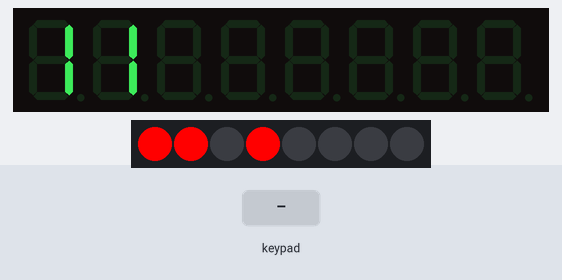
A sketch run on a simulated Arduino Uno, built with avr-gcc and run on an emulated ATmega328P. Shown: 8-digit seven-segment display, 8 RGB LEDs in strip order, left to right. Wiring (inferred from the names in the program): TM1638 display and keys: STB pin 8; clock pin 9; DIO pin 10. The inputs (shaded band) are chosen by the test bench.

Above: at 1.2 s.
1.3 s: key '1' pressed
At 1.7 s:
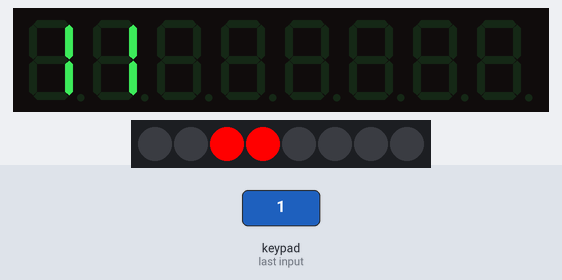
3.5 s: keypad keys 1 2 pressed 0.4 s apart
At 3.9 s:
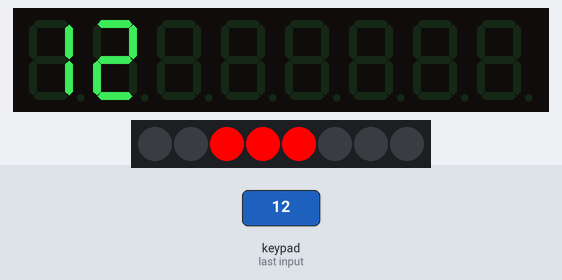
5.8 s: key '2' pressed
At 6.2 s:
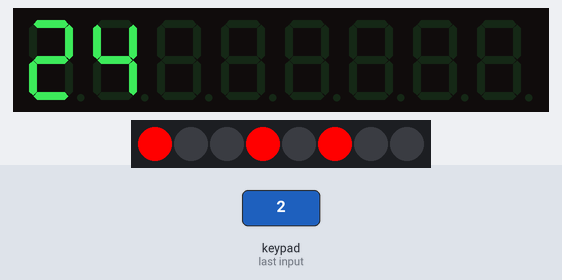
7.3 s: keypad keys 2 5 pressed 0.4 s apart
At 7.7 s:
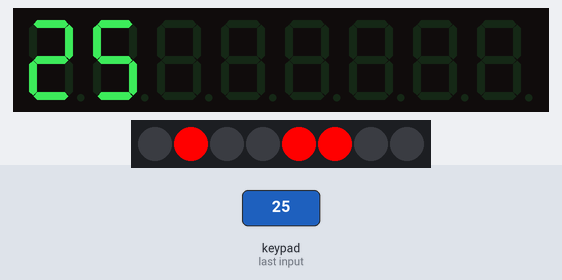
Timing chart, 0 to 31.2 s (numbered marks = the images above; inputs shaded):
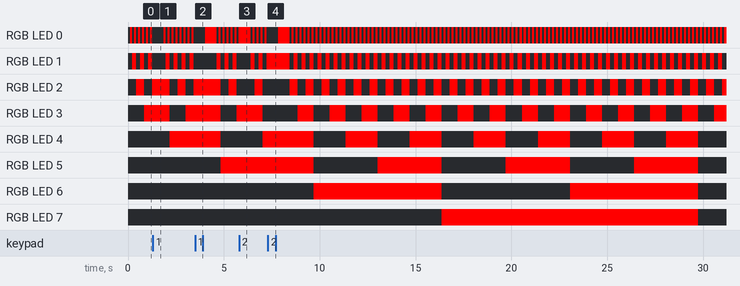

Measured:
- what the display in image 1 shows lasts 0.5 s, from 1.4 s to 1.9 s

The sketch:

sketch.ino
```cpp
const int strobe = 8;   // STB
const int clock  = 9;   // CLK
const int data   = 10;  // DIO

void setup() {
  pinMode(strobe, OUTPUT);
  pinMode(clock,  OUTPUT);
  pinMode(data,   OUTPUT);

  sendCommand(0x8f);  // Activate and set brightness (0x88–0x8f, higher = brighter)
  resetDisplay();
}

void loop() {
  // Simple counter on display + LEDs chasing
  for (int i = 0; i < 100000000; i++) {  // long loop for demo
    displayNumber(i);
    setLEDs(i % 256);           // chase LEDs with low 8 bits
    delay(100);

    byte keys = readButtons();
    if (keys != 0) {
      displayHex(keys);         // show pressed buttons as hex
      delay(500);
    }
  }
}

void sendCommand(byte value) {
  digitalWrite(strobe, LOW);
  shiftOut(data, clock, LSBFIRST, value);
  digitalWrite(strobe, HIGH);
}

void resetDisplay() {
  sendCommand(0x40);           // set auto-increment mode
  digitalWrite(strobe, LOW);
  shiftOut(data, clock, LSBFIRST, 0xc0);  // start address
  for (int i = 0; i < 16; i++) {
    shiftOut(data, clock, LSBFIRST, 0x00);  // clear all
  }
  digitalWrite(strobe, HIGH);
}

// Display an 8-digit number (right-aligned, leading zeros)
void displayNumber(unsigned long num) {
  const byte digits[10] = {0x3f, 0x06, 0x5b, 0x4f, 0x66, 0x6d, 0x7d, 0x07, 0x7f, 0x6f};
  sendCommand(0x44);  // fixed address mode
  for (int pos = 0; pos < 8; pos++) {
    digitalWrite(strobe, LOW);
    shiftOut(data, clock, LSBFIRST, 0xc0 + (pos * 2));  // even addresses = segments
    byte val = (num > 0) ? digits[num % 10] : 0;
    shiftOut(data, clock, LSBFIRST, val);
    digitalWrite(strobe, HIGH);
    num /= 10;
  }
}

// Turn on/off the 8 LEDs (bit 0 = first LED, bit 7 = last LED)
void setLEDs(byte value) {
  sendCommand(0x44);
  for (int i = 0; i < 8; i++) {
    digitalWrite(strobe, LOW);
    shiftOut(data, clock, LSBFIRST, 0xc1 + (i * 2));  // odd addresses = LEDs
    shiftOut(data, clock, LSBFIRST, (value & (1 << i)) ? 1 : 0);
    digitalWrite(strobe, HIGH);
  }
}

// Read button states (returns byte, bit 0 = button S1, etc.)
byte readButtons() {
  byte buttons = 0;
  digitalWrite(strobe, LOW);
  shiftOut(data, clock, LSBFIRST, 0x42);  // read buttons command
  pinMode(data, INPUT);
  for (byte i = 0; i < 4; i++) {
    buttons |= (shiftIn(data, clock, LSBFIRST) << i);
  }
  pinMode(data, OUTPUT);
  digitalWrite(strobe, HIGH);
  return buttons;
}

void displayHex(byte val) {
  const byte hexDigits[16] = {0x3f, 0x06, 0x5b, 0x4f, 0x66, 0x6d, 0x7d, 0x07, 0x7f, 0x6f, 0x77, 0x7c, 0x39, 0x5e, 0x79, 0x71};
  sendCommand(0x44);
  digitalWrite(strobe, LOW);
  shiftOut(data, clock, LSBFIRST, 0xc0);
  shiftOut(data, clock, LSBFIRST, hexDigits[val >> 4]);
  shiftOut(data, clock, LSBFIRST, 0xc2);
  shiftOut(data, clock, LSBFIRST, hexDigits[val & 0x0F]);
  digitalWrite(strobe, HIGH);
}
```
